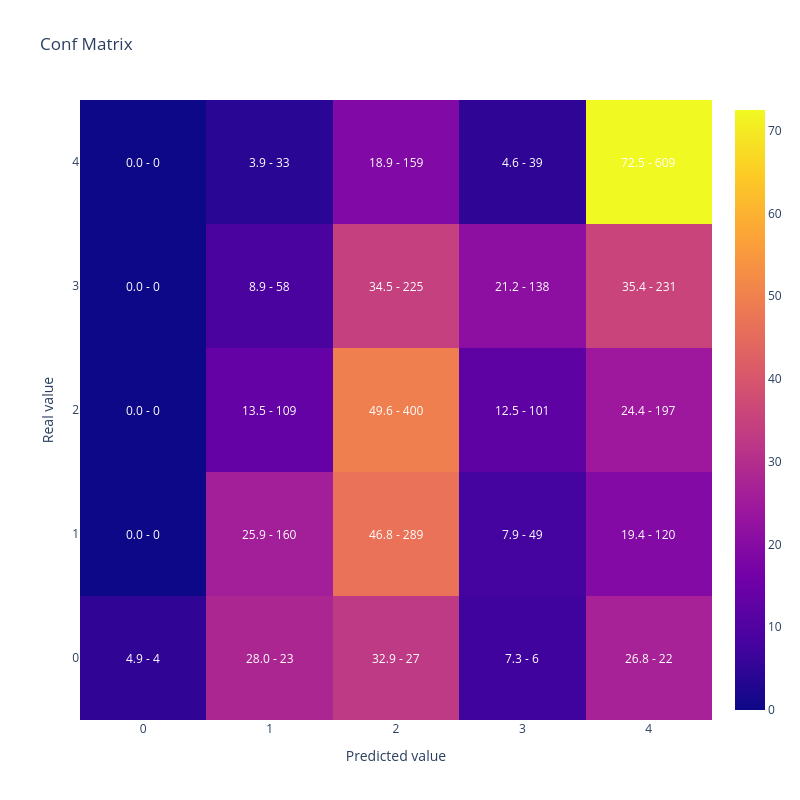

The notebook cell this image was saved under:
### Code cell
#Muestro matriz de confusion y kappa
display(plot_confusion_matrix(Resultados["AdoptionSpeed"].values, Resultados["Pred_Promedio"].values))

cohen_kappa_score(Resultados["AdoptionSpeed"].values, Resultados["Pred_Promedio"].values,
                             weights = 'quadratic')

### Figure 1 — Plotly figure (JSON) as saved in the notebook; plotly's stock layout.template omitted (floating-point values rounded to 4 significant figures)
{"data": [{"type": "heatmap", "x": [0, 1, 2, 3, 4], "y": [0, 1, 2, 3, 4], "z": [[4.878, 28.05, 32.93, 7.317, 26.83], [0.0, 25.89, 46.76, 7.929, 19.42], [0.0, 13.51, 49.57, 12.52, 24.41], [0.0, 8.896, 34.51, 21.17, 35.43], [0.0, 3.929, 18.93, 4.643, 72.5]]}], "layout": {"annotations": [{"font": {"color": "white"}, "showarrow": false, "text": "4.9 - 4", "x": 0, "xref": "x", "y": 0, "yref": "y"}, {"font": {"color": "white"}, "showarrow": false, "text": "28.0 - 23", "x": 1, "xref": "x", "y": 0, "yref": "y"}, {"font": {"color": "white"}, "showarrow": false, "text": "32.9 - 27", "x": 2, "xref": "x", "y": 0, "yref": "y"}, {"font": {"color": "white"}, "showarrow": false, "text": "7.3 - 6", "x": 3, "xref": "x", "y": 0, "yref": "y"}, {"font": {"color": "white"}, "showarrow": false, "text": "26.8 - 22", "x": 4, "xref": "x", "y": 0, "yref": "y"}, {"font": {"color": "white"}, "showarrow": false, "text": "0.0 - 0", "x": 0, "xref": "x", "y": 1, "yref": "y"}, {"font": {"color": "white"}, "showarrow": false, "text": "25.9 - 160", "x": 1, "xref": "x", "y": 1, "yref": "y"}, {"font": {"color": "white"}, "showarrow": false, "text": "46.8 - 289", "x": 2, "xref": "x", "y": 1, "yref": "y"}, {"font": {"color": "white"}, "showarrow": false, "text": "7.9 - 49", "x": 3, "xref": "x", "y": 1, "yref": "y"}, {"font": {"color": "white"}, "showarrow": false, "text": "19.4 - 120", "x": 4, "xref": "x", "y": 1, "yref": "y"}, {"font": {"color": "white"}, "showarrow": false, "text": "0.0 - 0", "x": 0, "xref": "x", "y": 2, "yref": "y"}, {"font": {"color": "white"}, "showarrow": false, "text": "13.5 - 109", "x": 1, "xref": "x", "y": 2, "yref": "y"}, {"font": {"color": "white"}, "showarrow": false, "text": "49.6 - 400", "x": 2, "xref": "x", "y": 2, "yref": "y"}, {"font": {"color": "white"}, "showarrow": false, "text": "12.5 - 101", "x": 3, "xref": "x", "y": 2, "yref": "y"}, {"font": {"color": "white"}, "showarrow": false, "text": "24.4 - 197", "x": 4, "xref": "x", "y": 2, "yref": "y"}, {"font": {"color": "white"}, "showarrow": false, "text": "0.0 - 0", "x": 0, "xref": "x", "y": 3, "yref": "y"}, {"font": {"color": "white"}, "showarrow": false, "text": "8.9 - 58", "x": 1, "xref": "x", "y": 3, "yref": "y"}, {"font": {"color": "white"}, "showarrow": false, "text": "34.5 - 225", "x": 2, "xref": "x", "y": 3, "yref": "y"}, {"font": {"color": "white"}, "showarrow": false, "text": "21.2 - 138", "x": 3, "xref": "x", "y": 3, "yref": "y"}, {"font": {"color": "white"}, "showarrow": false, "text": "35.4 - 231", "x": 4, "xref": "x", "y": 3, "yref": "y"}, {"font": {"color": "white"}, "showarrow": false, "text": "0.0 - 0", "x": 0, "xref": "x", "y": 4, "yref": "y"}, {"font": {"color": "white"}, "showarrow": false, "text": "3.9 - 33", "x": 1, "xref": "x", "y": 4, "yref": "y"}, {"font": {"color": "white"}, "showarrow": false, "text": "18.9 - 159", "x": 2, "xref": "x", "y": 4, "yref": "y"}, {"font": {"color": "white"}, "showarrow": false, "text": "4.6 - 39", "x": 3, "xref": "x", "y": 4, "yref": "y"}, {"font": {"color": "white"}, "showarrow": false, "text": "72.5 - 609", "x": 4, "xref": "x", "y": 4, "yref": "y"}], "height": 800, "title": {"text": "Conf Matrix"}, "width": 800, "xaxis": {"title": {"text": "Predicted value"}}, "yaxis": {"title": {"text": "Real value"}}}}
